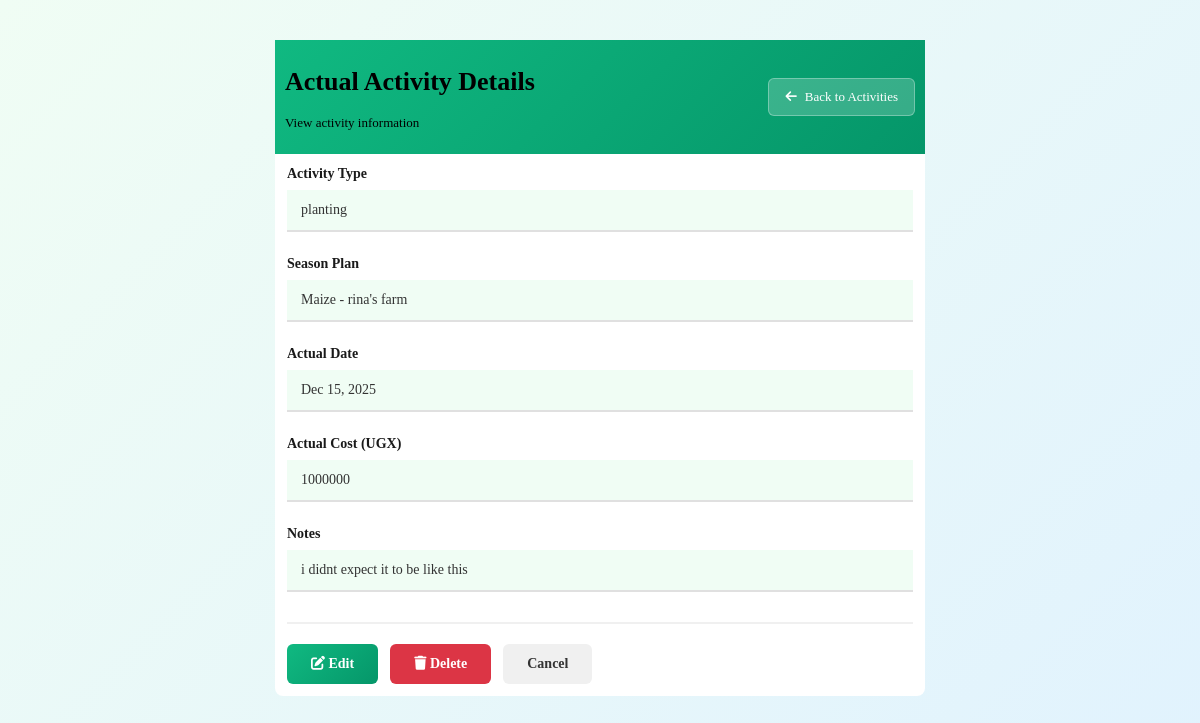
/actualactivities/1/, run on the app's committed database.
### farmcore/models.py (models this page shows, shortened)
class ActualActivity(models.Model):
    season_plan = models.ForeignKey( SeasonPlan, on_delete=models.CASCADE, related_name='actual_activities')
    activity_type = models.CharField(max_length=50, choices=PlannedActivity.ACTIVITY_CHOICES, blank=False, null=False  )
    actual_date = models.DateField(blank=False, null=False)
    actual_cost_ugx = models.FloatField(blank=False, null=False, default=0.0)
    notes = models.CharField(max_length=255, blank=False, null=False, default="")
    planned_activity = models.ForeignKey(PlannedActivity, on_delete=models.SET_NULL, null=True, blank=True, related_name='actual_activities')

class SeasonPlan(models.Model):
    SEASON_CHOICES = [
        ('rainy', 'Rainy'),
        ('sunny', 'Sunny'),
    ]
    STATUS_CHOICES = [
        ('is_active', 'Is Active'),
        ('completed', 'Completed'),
        ('planned', 'Planned'),
    ]
    farm = models.ForeignKey(Farm, on_delete=models.CASCADE)
    crop_name = models.CharField(max_length=100)
    season_name = models.CharField(max_length=100, choices=SEASON_CHOICES)
    status = models.CharField( max_length=20, choices=STATUS_CHOICES, default='planned' )
    start_date = models.DateField( null=True, blank=True )

class Farm(models.Model):
    farmer = models.ForeignKey( Farmer, on_delete=models.CASCADE, related_name='farms')
    name = models.CharField( max_length=255, blank=False, null=False)
    size_in_acres = models.FloatField(max_length=100, blank=False, null=False)
    location = models.CharField( max_length=255,
        blank=False, null=False )

### farmcore/views.py (the view)
# urls.py: path("actualactivities/<int:pk>/", views.actualactivity_detail, name="actualactivity_detail"),
def actualactivity_detail(request, pk):
    activity = get_object_or_404(ActualActivity, id=pk)
    context = {
        'activity': activity,
    }
    return render(request, 'actualactivity_detail.html', context)

### farmcore/templates/actualactivity_detail.html (shortened to what this page needs)
{% load static %}
{% block content %}
<link rel="stylesheet" href="https://cdnjs.cloudflare.com/ajax/libs/font-awesome/6.0.0/css/all.min.css">
<div class="detail-wrapper">
    <div class="page-header">
        <div class="page-header-content">
            <h1>Actual Activity Details</h1>
            <p>View activity information</p>
        </div>
        <a href="{% url 'actualactivities_list' %}" class="back-button">
            <i class="fas fa-arrow-left"></i> Back to Activities
        </a>
    </div>
    <div class="detail-content">
        <div class="detail-section">
            <label class="detail-label">Activity Type</label>
            <div class="detail-value">{{ activity.activity_type }}</div>
        </div>
        <div class="detail-section">
            <label class="detail-label">Season Plan</label>
            <div class="detail-value">{{ activity.season_plan.crop_name }} - {{ activity.season_plan.farm.name }}</div>
        </div>
        <div class="detail-section">
            <label class="detail-label">Actual Date</label>
            <div class="detail-value">{{ activity.actual_date|date:"M d, Y" }}</div>
        </div>
        <div class="detail-section">
            <label class="detail-label">Actual Cost (UGX)</label>
            <div class="detail-value">
                {% if activity.actual_cost_ugx %}
                    {{ activity.actual_cost_ugx|floatformat:0 }}
                {% else %}
                    <span style="color: #999;">Not set</span>
                {% endif %}
            </div>
        </div>
        <div class="detail-section">
            <label class="detail-label">Notes</label>
            <div class="detail-value">
                {% if activity.notes %}
                    {{ activity.notes }}
                {% else %}
                    <span style="color: #999;">No notes</span>
                {% endif %}
            </div>
        </div>
        <div class="button-group">
            <a href="{% url 'actualactivity_edit' activity.id %}" class="btn btn-primary">
                <i class="fas fa-edit"></i> Edit
            </a>
            <a href="{% url 'actualactivity_delete' activity.id %}" class="btn btn-danger">
                <i class="fas fa-trash"></i> Delete
            </a>
            <a href="{% url 'actualactivities_list' %}" class="btn btn-secondary">Cancel</a>
        </div>
    </div>
</div>
{% endblock %}

### farmcore/templates/actualactivity_detail.html (style rules this page uses)
.page-header { margin-bottom: 0; border-bottom-left-radius: 0; border-bottom-right-radius: 0; display: flex; justify-content: space-between; align-items: center; padding: 10px; background: linear-gradient(135deg, #10b981 0%, #059669 100%); font-size: 13px; }
.back-button { display: inline-flex; align-items: center; gap: 8px; background: rgba(255, 255, 255, 0.2); color: white; padding: 10px 16px; border-radius: 6px; text-decoration: none; font-weight: 500; transition: all 0.3s; border: 1px solid rgba(255, 255, 255, 0.3); }
.detail-wrapper { max-width: 650px; margin: 40px auto 0; }
.detail-content { background: white; padding: 12px; border-radius: 0 0 8px 8px; }
.detail-section { margin-bottom: 24px; }
.detail-label { display: block; font-weight: 600; color: #1a1a1a; margin-bottom: 8px; font-size: 14px; }
.detail-value { font-size: 14px; color: #333; padding: 12px 14px; background-color: #f0fdf4; border-bottom: 2px solid #e0e0e0; }
.button-group { display: flex; gap: 12px; margin-top: 30px; padding-top: 20px; border-top: 2px solid #f0f0f0; }
.btn { padding: 12px 24px; border: none; border-radius: 6px; font-size: 14px; font-weight: 600; cursor: pointer; text-decoration: none; display: inline-block; transition: all 0.3s; }
.btn-primary { background: linear-gradient(135deg, #10b981 0%, #059669 100%); color: white; }
.btn-secondary { background: #f0f0f0; color: #333; }
.btn-danger { background: #dc3545; color: white; }

### data on the page
ActualActivity: activity_type "planting", season_plan.crop_name "Maize", season_plan.farm.name "rina's farm", actual_date "Dec 15, 2025", actual_cost_ugx "1000000", notes "i didnt expect it to be like this"
